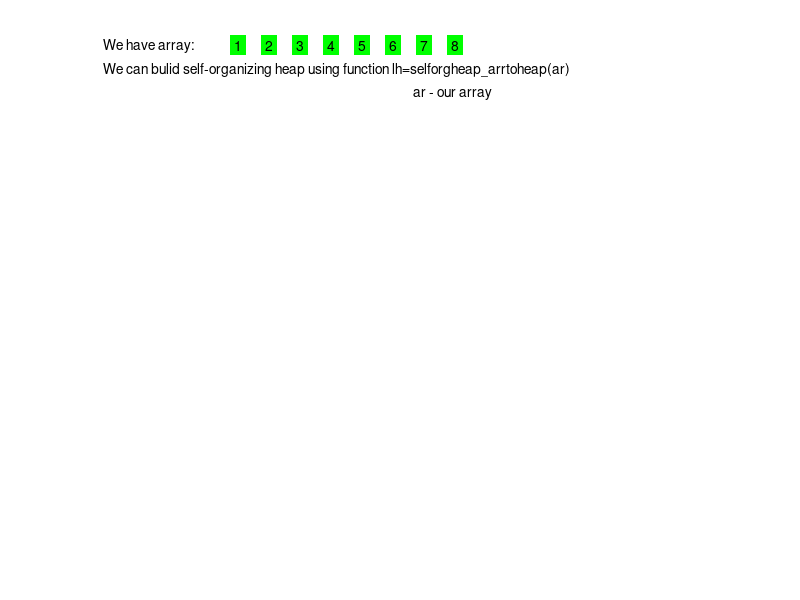

MATLAB code for this plot: (Note: this script raises an error after producing the figure.)

%graphic example for self-organizing heaps;
%it illustrates basic functions for  self-organizing heaps  
%  Svetlana Gagarinova  (c) 2005,2006

function selforgheap_example_graphics()
ar=[1 2 3 4 5 6 7 8];
n=8;
d=2;
% pauses
pn=2;px=4; 
figure('Resize','off','NumberTitle','off','Name','selforgheap_example_graphics');
axis('manual');
axis('off');
hold on;
x=0;y=1;dx=0.05;
text(x,y,'We have array:');
for i=1:n
  text(x+0.21,y,num2str(ar(i)),'BackgroundColor',[0 1 0]);
  x=x+dx;
 end;
text(0,0.95,'We can bulid self-organizing heap using function lh=selforgheap\_arrtoheap(ar)');
text(0.5,0.9,'ar - our array');
pause(pn);

%Transform array to heap
lh=selforgheap_arrtoheap(ar);

%clf;
hold on;
%axis off;
text(0.1,0.8,'RESULT:');
[a b c]=selforgheap_TreeToVect(lh); 
treeplot(a);
x=zeros(1);xy=zeros(1);
[x,y]=treelayout(a);
for i=1:size(x,2);
  xy(i,1)=x(i);
  xy(i,2)=y(i);
end;  
treelabel(xy,b,c);
pause(px); 

clf; 
hold on;
axis off;
text(-0.1,1,'We can find element with minimal priority using function mf=selforgheap\_findminprior(lh)');
text(0.5,0.95,'lh - our heap, mf - minimal priority ');
treeplot(a);
[x,y]=treelayout(a);
for i=1:size(x,2)
  xy(i,1)=x(i);
  xy(i,2)=y(i);
end;  
treelabel(xy,b,c);
pause(pn)

% Search minimal priority 
mf=selforgheap_findminprior(lh);

clf; 
hold on;
axis off;
text(-0.1,1,'We can find element with minimal priority using function mf=selforgheap\_findminprior(lh)');
text(0.5,0.95,'lh - our heap, mf - minimal priority ');
text(0.21,0.9,'RESULT');
[a b c]=selforgheap_TreeToVect(lh);
treeplot(a);
x=zeros(1);xy=zeros(1);
[x,y]=treelayout(a);
for i=1:size(x,2)
  xy(i,1)=x(i);
  xy(i,2)=y(i);
end;  
treelabel(xy,b,c);
xy=zeros(1);
xy(1,1)=x(1);xy(1,2)=y(1);
treelabel(xy,b(1,1),c(1,1),'Background',[1 0 0]);
pause(px); 

clf; 
hold on;
axis off;
text(-0.1,1,'We can delete element with minimal priority using function lh=selforgheap\_delminprior(lh)');
text(0.5,0.95,'lh - our heap');
treeplot(a);
[x,y]=treelayout(a);
for i=1:n
  xy(i,1)=x(i);
  xy(i,2)=y(i);
end;  
treelabel(xy,b,c);
pause(pn)

%Delete minimal priority
lh=selforgheap_delminprior(lh);
clf; 
hold on;
axis('off');
text(-0.1,1,'We can delete element with minimal priority using function lh=selforgheap\_delminprior(lh)');
text(0.5,0.95,'lh - our heap');
text(0.21,0.9,'RESULT');
[a b c]= selforgheap_TreeToVect(lh);    
treeplot(a);
x=zeros(1);
[x,y]=treelayout(a);
xy=zeros(1);
for i=1:size(x,2)
  xy(i,1)=x(i);
  xy(i,2)=y(i);
end;  
treelabel(xy,b,c);
pause(px); 
 
%Find element with priority 5 and data 5
lh=selforgheap_find(lh,5,5);
clf; 
hold on;
axis('off');
text(-0.1,1,'We can find element with priority p and data d using function lh=selforgheap\_find(lh,d,p)');
text(0.21,0.95,'in this example p=5, d=5');
treeplot(a);
treelabel(xy,b,c);
pause(pn);
text(0.21,0.9,'RESULT');
xy=zeros(1,2);
num=selforgheap_CurInTreeToNum(lh);
xy(1,1)=x(num);xy(1,2)=y(num);
treelabel(xy,b(1,num),c(1,num),'Background',[1 0 0]);
pause(px); 
 
% and decrease priority of this element(new priority 4)
lh=selforgheap_decprior(lh,4);
clf; 
hold on;
axis('off');
text(-0.1,1,'and decrease priority of this element using function lh=selforgheap\_diffprior(lh,p)');
text(0.21,0.95,'in this example p=4');
treeplot(a);
x=zeros(1);
[x,y]=treelayout(a);
xy=zeros(1);
for i=1:size(x,2)
  xy(i,1)=x(i);
  xy(i,2)=y(i);
end;  
treelabel(xy,b,c);
pause(pn);

clf; 
hold on;
axis('off');
text(-0.1,1,'and change priority of this element using function lh=selforgheap\_diffprior(lh,p)');
text(0.21,0.95,'in this example p=11');
text(0.21,0.9,'RESULT');
a=zeros(1);
[a b c]=selforgheap_TreeToVect(lh);
treeplot(a);
x=zeros(1);
[x,y]=treelayout(a);
xy=zeros(1);
for i=1:size(x,2)
  xy(i,1)=x(i);
  xy(i,2)=y(i);
end;  
treelabel(xy,b,c);
pause(px); 

% input new element with data 7 and priority 5
lh=selforgheap_insert(lh,7,5);

clf; 
hold on;
axis('off');
text(-0.1,1,'We can insert new element with priority p and data d using function lh=selforgheap\_insert(lh,d,p)');
text(0.21,0.95,'in this example d=7,p=5');
treeplot(a);
treelabel(xy,b,c);
pause(pn);

clf; 
hold on;
axis('off');
text(-0.1,1,'We can insert new element with priority p and data d using function lh=selforgheap\_insert(lh,d,p)');
text(0.21,0.95,'in this example d=7,p=5');
text(0.21,0.9,'RESULT');
[a b c]=selforgheap_TreeToVect(lh);
treeplot(a);
x=zeros(1);
[x,y]=treelayout(a);
for i=1:size(x,2)
  xy(i,1)=x(i);
  xy(i,2)=y(i);
end;  
treelabel(xy,b,c);
pause(px); 

%Current size of heap
s=selforgheap_size(lh);
clf; 
hold on;
axis('off');
text(-0.1,1,'We can see size of heap in this moment using function s=selforgheap\_size(lh)');
text(0.21,0.95,'in this example s=');
treeplot(a);
treelabel(xy,b,c);
pause(pn);
text(0.45,0.95,num2str(s),'BackgroundColor',[0 1 0]);
pause(px);

%Merge 2 heaps
ar2=[12 13 14 15 16];
lh1=selforgheap_arrtoheap(ar2);

clf; 
hold on;
axis('off');
text(-0.1,1,'We can merge two heaps lh and lh1 using function lh=selforgheap\_merge(lh,lh1)');
text(0.21,0.95,'in this example lh - our heap from previews examples,');
treeplot(a);
treelabel(xy,b,c);
pause(pn);

clf; 
hold on;
axis('off');
text(-0.1,1,'We can merge two heaps lh and lh1 using function lh=selforgheap\_merge(lh,lh1)');
text(0.21,0.95,'lh1 - lazy left heap with elements 12,13,14,15,16');
[a b c]=selforgheap_TreeToVect(lh1);
treeplot(a);
xy=zeros(1);
x=zeros(1);
[x,y]=treelayout(a);
for i=1:size(x,2)
  xy(i,1)=x(i);
  xy(i,2)=y(i);
end;  
treelabel(xy,b,c);
pause(3*pn); 

[lh lh1]=selforgheap_merge(lh,lh1);

clf; 
hold on;
axis('off');
text(-0.1,1,'We can merge two heaps lh and lh1 using function lh=selforgheap\_merge(lh,lh1)');
text(0.21,0.9,'RESULT');
[a b c]=selforgheap_TreeToVect(lh);
treeplot(a);
x=zeros(1);
[x,y]=treelayout(a);
for i=1: size(x,2)
  xy(i,1)=x(i);
  xy(i,2)=y(i);
end;  
treelabel(xy,b,c);
pause(px); 
